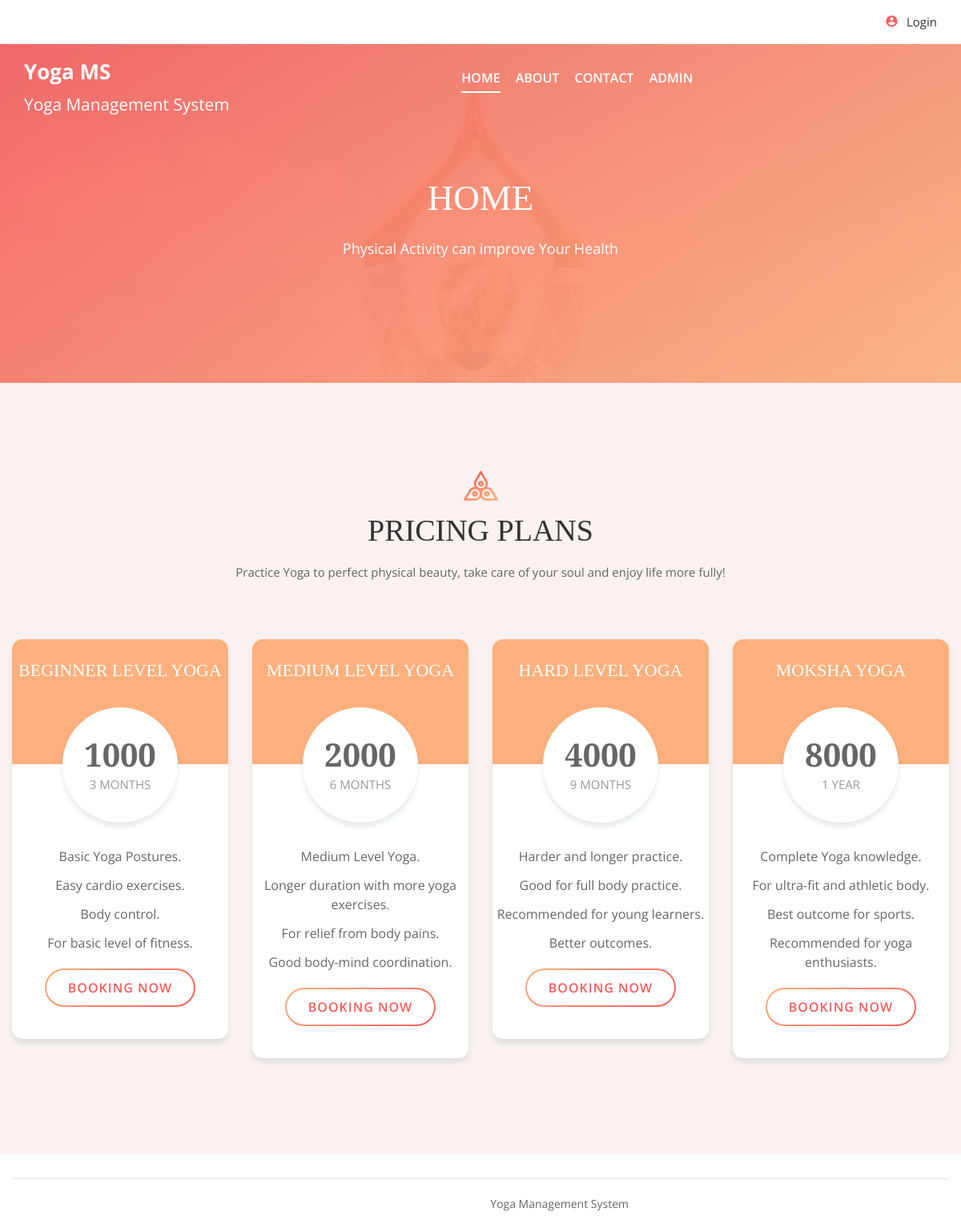
The page / on the database its author committed.
### tables this page shows
CREATE TABLE `tbladdpackage` (
  `id` int(11) NOT NULL,
  `category` varchar(45) DEFAULT NULL,
  `titlename` varchar(450) DEFAULT NULL,
  `PackageType` varchar(45) DEFAULT NULL,
  `PackageDuratiobn` varchar(45) DEFAULT NULL,
  `Price` varchar(45) DEFAULT NULL,
  `uploadphoto` varchar(450) DEFAULT NULL,
  `Description` varchar(450) DEFAULT NULL,
  `create_date` timestamp NULL DEFAULT current_timestamp()
);

### index.php (the view, shortened to what this page needs)
<?php
include 'include/config.php';
?>
<!DOCTYPE html>
<html lang="zxx">
<head>
	<link rel="stylesheet" href="css/bootstrap.min.css"/>
	<link rel="stylesheet" href="css/font-awesome.min.css"/>
	<link rel="stylesheet" href="css/owl.carousel.min.css"/>
	<link rel="stylesheet" href="css/nice-select.css"/>
	<link rel="stylesheet" href="css/magnific-popup.css"/>
	<link rel="stylesheet" href="css/slicknav.min.css"/>
	<link rel="stylesheet" href="css/animate.css"/>
	<link rel="stylesheet" href="css/style.css"/>
</head>
<body>
	<?php include 'include/header.php';?>
	<section class="page-top-section set-bg" data-setbg="img/page-top-bg.jpg">
		<div class="container">
			<div class="row">
				<div class="col-lg-7 m-auto text-white">
					<h2>Home</h2>
					<p>Physical Activity can improve Your Health</p>
				</div>
			</div>
		</div>
	</section>
	<section class="pricing-section spad">
		<div class="container">
			<div class="section-title text-center">
				<img src="img/icons/logo-icon.png" alt="">
				<h2>Pricing plans</h2>
				<p>Practice Yoga to perfect physical beauty, take care of your soul and enjoy life more fully!</p>
			</div>
			<div class="row">
				        <?php
$sql ="SELECT id, category, titlename, PackageType, PackageDuratiobn, Price, uploadphoto, Description, create_date from tbladdpackage";
$query= $dbh -> prepare($sql);
$query-> execute();
$results = $query -> fetchAll(PDO::FETCH_OBJ);
$cnt=1;
if($query -> rowCount() > 0)
{
foreach($results as $result)
{
?>
				<div class="col-lg-3 col-sm-6">
					<div class="pricing-item begginer">
						<div class="pi-top">
							<h4><?php echo $result->titlename;?></h4>
						</div>
						<div class="pi-price">
							<h3><?php echo htmlentities($result->Price);?></h3>
							<p>	<?php echo $result->PackageDuratiobn;?></p>
						</div>
						<ul>
							<?php echo $result->Description;?>
						</ul>
						<?php if(strlen($_SESSION['uid'])==0): ?>
						<a href="login.php" class="site-btn sb-line-gradient">Booking Now</a>
							 <?php endif;?>
					</div>
				</div>
				<?php  $cnt=$cnt+1; } } ?>
			</div>
		</div>
	</section>
	<?php include 'include/footer.php'; ?>
	</body>
</html>

### include/header.php (shortened to what this page needs)
<header class="header-section">
	<div class="header-top">
		<div class="row m-0">
			<div class="col-md-6 d-none d-md-block p-0">
			</div>
			<div class="col-md-6 text-left text-md-right p-0">
                <?php if(strlen($_SESSION['uid'])==0): ?>
				<div class="header-info d-none d-md-inline-flex">
					<i class="material-icons">account_circle</i>
					<a href="login.php"><p>Login</p></a>
				</div>
				<?php endif;?>
			</div>
		</div>
	</div>
	<div class="header-bottom">
		<a href="index.php" class="site-logo" style="color:#fff; font-weight:bold; font-size:26px;">
			Yoga MS<br />
			<small style="margin-top:-4%;">Yoga Management System</small>
		</a>
		<div class="container">
			<ul class="main-menu">
				<li><a href="index.php" class="active">Home</a></li>
				<li><a href="about.php">About</a></li>
				<li><a href="contact.php">Contact</a></li>
				<?php if(strlen($_SESSION['uid'])==0): ?>
		<li><a href="admin/">Admin</a></li>
				<?php else :?>
					<li><a href="booking-history.php">Booking History</a></li>
					<?php endif;?>
			</ul>
		</div>
	</div>
</header>

### include/footer.php
<footer class="">
		<div class="container">
			<div class="footer-bottom">
				<div class="row">
					<div class="col-md-8 text-md-right">
						<div class="copyright">
Yoga Management System</div>
					</div>
				</div>
			</div>
		</div>
	</footer>

### rows shown on the page
tbladdpackage: titlename "BEGINNER LEVEL YOGA", Price "1000", PackageDuratiobn "3 MONTHS", Description "Basic Yoga Postures. Easy cardio exercises. Body control. For basic level of fitness."
tbladdpackage: titlename "MEDIUM LEVEL YOGA", Price "2000", PackageDuratiobn "6 MONTHS", Description "Medium Level Yoga. Longer duration with more yoga exercises. For relief from body pains. Good body-mind coordination."
tbladdpackage: titlename "HARD LEVEL YOGA", Price "4000", PackageDuratiobn "9 MONTHS", Description "Harder and longer practice. Good for full body practice. Recommended for young learners. Better outcomes."
tbladdpackage: titlename "MOKSHA YOGA", Price "8000", PackageDuratiobn "1 YEAR", Description "Complete Yoga knowledge. For ultra-fit and athletic body. Best outcome for sports. Recommended for yoga enthusiasts."
